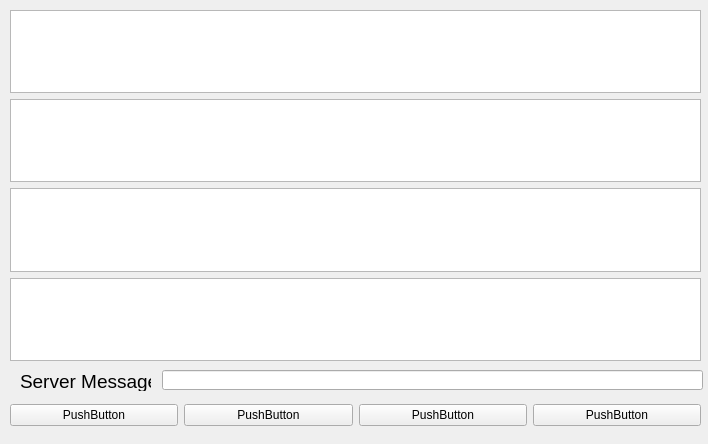
<?xml version="1.0" encoding="UTF-8"?>
<ui version="4.0">
 <class>Form</class>
 <widget class="QWidget" name="Form">
  <property name="geometry">
   <rect>
    <x>0</x>
    <y>0</y>
    <width>708</width>
    <height>444</height>
   </rect>
  </property>
  <property name="windowTitle">
   <string>Form</string>
  </property>
  <widget class="QWidget" name="verticalLayoutWidget">
   <property name="geometry">
    <rect>
     <x>10</x>
     <y>10</y>
     <width>691</width>
     <height>351</height>
    </rect>
   </property>
   <layout class="QVBoxLayout" name="verticalLayout">
    <item>
     <widget class="QTextBrowser" name="ServerLog"/>
    </item>
    <item>
     <widget class="QTextBrowser" name="BrLog"/>
    </item>
    <item>
     <widget class="QTextBrowser" name="BcLog"/>
    </item>
    <item>
     <widget class="QTextBrowser" name="ClientLog"/>
    </item>
   </layout>
  </widget>
  <widget class="QWidget" name="horizontalLayoutWidget">
   <property name="geometry">
    <rect>
     <x>10</x>
     <y>400</y>
     <width>691</width>
     <height>31</height>
    </rect>
   </property>
   <layout class="QHBoxLayout" name="horizontalLayout">
    <item>
     <widget class="QPushButton" name="openServer">
      <property name="text">
       <string>PushButton</string>
      </property>
     </widget>
    </item>
    <item>
     <widget class="QPushButton" name="openBr">
      <property name="text">
       <string>PushButton</string>
      </property>
     </widget>
    </item>
    <item>
     <widget class="QPushButton" name="openBc">
      <property name="text">
       <string>PushButton</string>
      </property>
     </widget>
    </item>
    <item>
     <widget class="QPushButton" name="openClient">
      <property name="text">
       <string>PushButton</string>
      </property>
     </widget>
    </item>
   </layout>
  </widget>
  <widget class="QLabel" name="label">
   <property name="geometry">
    <rect>
     <x>20</x>
     <y>370</y>
     <width>131</width>
     <height>21</height>
    </rect>
   </property>
   <property name="text">
    <string>&lt;html&gt;&lt;head/&gt;&lt;body&gt;&lt;p&gt;&lt;span style=&quot; font-size:14pt;&quot;&gt;Server Message:&lt;/span&gt;&lt;/p&gt;&lt;/body&gt;&lt;/html&gt;</string>
   </property>
  </widget>
  <widget class="QLineEdit" name="MsgBox">
   <property name="geometry">
    <rect>
     <x>162</x>
     <y>370</y>
     <width>541</width>
     <height>20</height>
    </rect>
   </property>
  </widget>
 </widget>
 <resources/>
 <connections/>
</ui>
